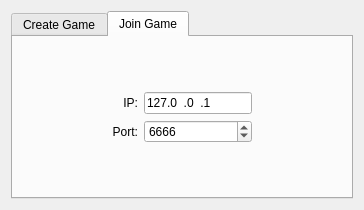
<?xml version="1.0" encoding="UTF-8"?>
<ui version="4.0">
 <class>ConfigurationWidget</class>
 <widget class="QWidget" name="ConfigurationWidget">
  <property name="geometry">
   <rect>
    <x>0</x>
    <y>0</y>
    <width>364</width>
    <height>210</height>
   </rect>
  </property>
  <property name="minimumSize">
   <size>
    <width>364</width>
    <height>210</height>
   </size>
  </property>
  <property name="windowTitle">
   <string>Game configuration</string>
  </property>
  <layout class="QGridLayout" name="gridLayout_2">
   <item row="0" column="0">
    <widget class="QTabWidget" name="tabWidget">
     <property name="currentIndex">
      <number>1</number>
     </property>
     <widget class="QWidget" name="tabWidgetPage1">
      <attribute name="title">
       <string>Create Game</string>
      </attribute>
      <layout class="QGridLayout" name="gridLayout">
       <item row="0" column="1">
        <spacer name="verticalSpacer_4">
         <property name="orientation">
          <enum>Qt::Vertical</enum>
         </property>
         <property name="sizeHint" stdset="0">
          <size>
           <width>20</width>
           <height>40</height>
          </size>
         </property>
        </spacer>
       </item>
       <item row="1" column="1">
        <widget class="QLabel" name="label_3">
         <property name="text">
          <string>Connecting port:</string>
         </property>
         <property name="alignment">
          <set>Qt::AlignRight|Qt::AlignTrailing|Qt::AlignVCenter</set>
         </property>
        </widget>
       </item>
       <item row="2" column="2">
        <widget class="KComboBox" name="user">
         <item>
          <property name="text">
           <string>First Player</string>
          </property>
         </item>
         <item>
          <property name="text">
           <string>Second Player</string>
          </property>
         </item>
        </widget>
       </item>
       <item row="2" column="1">
        <widget class="QLabel" name="label_2">
         <property name="text">
          <string>You are:</string>
         </property>
         <property name="alignment">
          <set>Qt::AlignRight|Qt::AlignTrailing|Qt::AlignVCenter</set>
         </property>
        </widget>
       </item>
       <item row="3" column="1">
        <spacer name="verticalSpacer">
         <property name="orientation">
          <enum>Qt::Vertical</enum>
         </property>
         <property name="sizeHint" stdset="0">
          <size>
           <width>20</width>
           <height>40</height>
          </size>
         </property>
        </spacer>
       </item>
       <item row="1" column="2">
        <widget class="QSpinBox" name="listenPort">
         <property name="maximum">
          <number>99999</number>
         </property>
         <property name="value">
          <number>6666</number>
         </property>
        </widget>
       </item>
       <item row="2" column="3">
        <spacer name="horizontalSpacer">
         <property name="orientation">
          <enum>Qt::Horizontal</enum>
         </property>
         <property name="sizeHint" stdset="0">
          <size>
           <width>40</width>
           <height>20</height>
          </size>
         </property>
        </spacer>
       </item>
       <item row="2" column="0">
        <spacer name="horizontalSpacer_3">
         <property name="orientation">
          <enum>Qt::Horizontal</enum>
         </property>
         <property name="sizeHint" stdset="0">
          <size>
           <width>40</width>
           <height>20</height>
          </size>
         </property>
        </spacer>
       </item>
      </layout>
     </widget>
     <widget class="QWidget" name="tabWidgetPage2">
      <attribute name="title">
       <string>Join Game</string>
      </attribute>
      <layout class="QGridLayout" name="gridLayout_5">
       <item row="3" column="2">
        <spacer name="horizontalSpacer_2">
         <property name="orientation">
          <enum>Qt::Horizontal</enum>
         </property>
         <property name="sizeHint" stdset="0">
          <size>
           <width>40</width>
           <height>20</height>
          </size>
         </property>
        </spacer>
       </item>
       <item row="1" column="2">
        <widget class="KLineEdit" name="host">
         <property name="inputMask">
          <string>000.000.000.000; </string>
         </property>
         <property name="text">
          <string>127.0.0.1</string>
         </property>
        </widget>
       </item>
       <item row="2" column="1">
        <widget class="QLabel" name="label_4">
         <property name="text">
          <string>Port:</string>
         </property>
         <property name="alignment">
          <set>Qt::AlignRight|Qt::AlignTrailing|Qt::AlignVCenter</set>
         </property>
        </widget>
       </item>
       <item row="2" column="2">
        <widget class="QSpinBox" name="connectionPort">
         <property name="maximum">
          <number>99999</number>
         </property>
         <property name="value">
          <number>6666</number>
         </property>
        </widget>
       </item>
       <item row="1" column="1">
        <widget class="QLabel" name="label">
         <property name="text">
          <string>IP:</string>
         </property>
         <property name="alignment">
          <set>Qt::AlignRight|Qt::AlignTrailing|Qt::AlignVCenter</set>
         </property>
        </widget>
       </item>
       <item row="3" column="1">
        <spacer name="verticalSpacer_2">
         <property name="orientation">
          <enum>Qt::Vertical</enum>
         </property>
         <property name="sizeHint" stdset="0">
          <size>
           <width>20</width>
           <height>40</height>
          </size>
         </property>
        </spacer>
       </item>
       <item row="0" column="1">
        <spacer name="verticalSpacer_3">
         <property name="orientation">
          <enum>Qt::Vertical</enum>
         </property>
         <property name="sizeHint" stdset="0">
          <size>
           <width>20</width>
           <height>40</height>
          </size>
         </property>
        </spacer>
       </item>
       <item row="2" column="0">
        <spacer name="horizontalSpacer_4">
         <property name="orientation">
          <enum>Qt::Horizontal</enum>
         </property>
         <property name="sizeHint" stdset="0">
          <size>
           <width>40</width>
           <height>20</height>
          </size>
         </property>
        </spacer>
       </item>
       <item row="2" column="3">
        <spacer name="horizontalSpacer_5">
         <property name="orientation">
          <enum>Qt::Horizontal</enum>
         </property>
         <property name="sizeHint" stdset="0">
          <size>
           <width>40</width>
           <height>20</height>
          </size>
         </property>
        </spacer>
       </item>
      </layout>
     </widget>
    </widget>
   </item>
  </layout>
 </widget>
 <customwidgets>
  <customwidget>
   <class>KComboBox</class>
   <extends>QComboBox</extends>
   <header>kcombobox.h</header>
  </customwidget>
  <customwidget>
   <class>KLineEdit</class>
   <extends>QLineEdit</extends>
   <header>klineedit.h</header>
  </customwidget>
 </customwidgets>
 <resources/>
 <connections/>
</ui>
